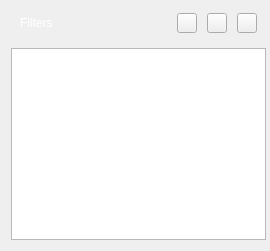
          <widget class="QWidget" name="widget_2" native="true">
           <property name="maximumSize">
            <size>
             <width>270</width>
             <height>16777215</height>
            </size>
           </property>
           <layout class="QVBoxLayout" name="verticalLayout_3">
            <property name="topMargin">
             <number>4</number>
            </property>
            <property name="rightMargin">
             <number>4</number>
            </property>
            <item>
             <layout class="QVBoxLayout" name="verticalLayout_2">
              <item>
               <widget class="QWidget" name="widget" native="true">
                <layout class="QVBoxLayout" name="verticalLayout">
                 <item>
                  <layout class="QHBoxLayout" name="horizontalLayout">
                   <property name="spacing">
                    <number>10</number>
                   </property>
                   <item>
                    <widget class="QLabel" name="label">
                     <property name="styleSheet">
                      <string notr="true">color: rgb(255, 255, 255);
font: 16pt &quot;Courier New&quot;;</string>
                     </property>
                     <property name="text">
                      <string>Filters</string>
                     </property>
                    </widget>
                   </item>
                   <item>
                    <widget class="QPushButton" name="btnAddFilter">
                     <property name="minimumSize">
                      <size>
                       <width>20</width>
                       <height>20</height>
                      </size>
                     </property>
                     <property name="maximumSize">
                      <size>
                       <width>20</width>
                       <height>20</height>
                      </size>
                     </property>
                     <property name="styleSheet">
                      <string notr="true">border-image: url(:/new/image/add.png);</string>
                     </property>
                     <property name="text">
                      <string/>
                     </property>
                    </widget>
                   </item>
                   <item>
                    <widget class="QPushButton" name="btnDeleteFilter">
                     <property name="minimumSize">
                      <size>
                       <width>20</width>
                       <height>20</height>
                      </size>
                     </property>
                     <property name="maximumSize">
                      <size>
                       <width>20</width>
                       <height>20</height>
                      </size>
                     </property>
                     <property name="styleSheet">
                      <string notr="true">border-image: url(:/new/image/delete.png);</string>
                     </property>
                     <property name="text">
                      <string/>
                     </property>
                    </widget>
                   </item>
                   <item>
                    <widget class="QPushButton" name="btnEditFilter">
                     <property name="minimumSize">
                      <size>
                       <width>20</width>
                       <height>20</height>
                      </size>
                     </property>
                     <property name="maximumSize">
                      <size>
                       <width>20</width>
                       <height>20</height>
                      </size>
                     </property>
                     <property name="styleSheet">
                      <string notr="true">border-image: url(:/new/image/edit.png);</string>
                     </property>
                     <property name="text">
                      <string/>
                     </property>
                    </widget>
                   </item>
                  </layout>
                 </item>
                </layout>
                <zorder></zorder>
               </widget>
              </item>
              <item>
               <widget class="QListWidget" name="lwFilter">
                <property name="styleSheet">
                 <string notr="true"/>
                </property>
               </widget>
              </item>
             </layout>
            </item>
           </layout>
           <zorder></zorder>
          </widget>
